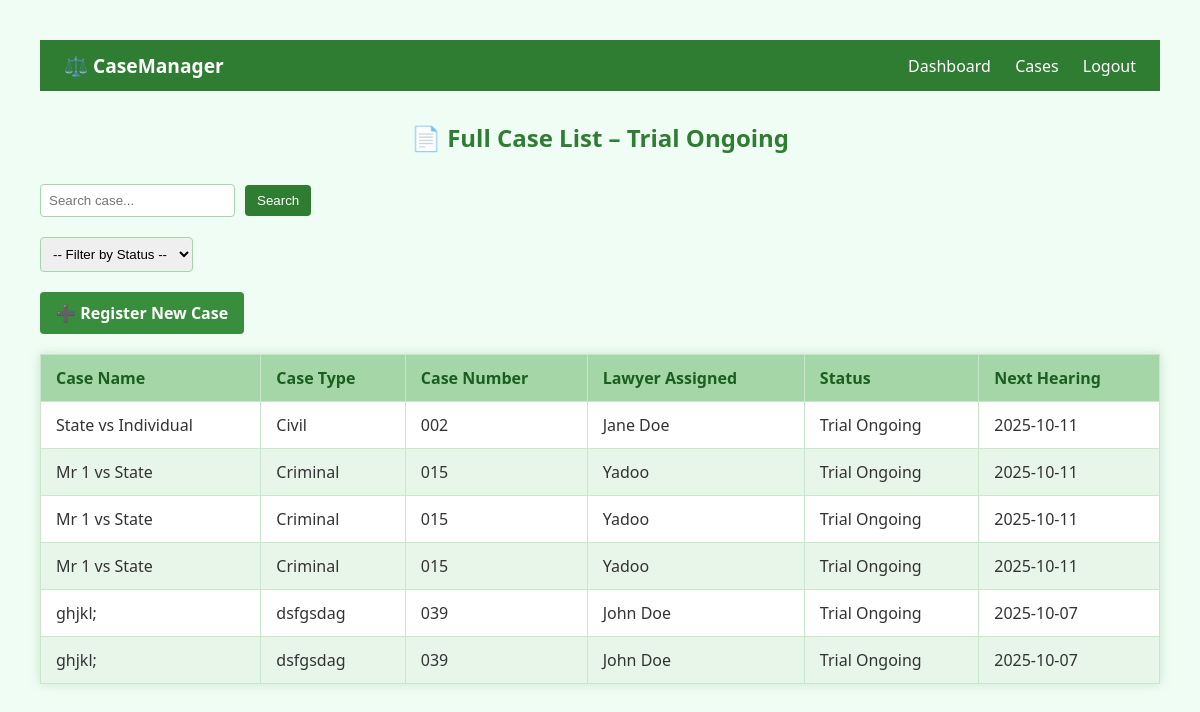
Page /cases/status/Trial Ongoing (signed in) on the committed database.
### tables this page shows
CREATE TABLE cases (
    id INTEGER PRIMARY KEY AUTOINCREMENT,
    case_name TEXT NOT NULL,
    case_type TEXT NOT NULL,
    case_number TEXT,
    lawyer_assigned TEXT,
    status TEXT,
    next_hearing DATE,
    date_opened TEXT,
    date_closed TEXT
, court TEXT, presiding_judge TEXT, case_summary TEXT);

### app.py (the view)
@app.route('/cases/status/<status>')
def filter_by_status(status):
    if 'user' in session:
        conn = get_db_connection()
        cases = conn.execute(
            "SELECT * FROM cases WHERE status LIKE ?",
            (f"%{status}%",)
        ).fetchall()
        conn.close()
        return render_template('case_list.html', cases=cases, filter=status)
    else:
        return redirect(url_for('login'))

### app.py (called while the page is built)
def get_db_connection():
    conn = sqlite3.connect('case_management.db')
    conn.row_factory = sqlite3.Row
    return conn

### templates/case_list.html (shortened to what this page needs)
<!DOCTYPE html>
<html>
<head>
</head>
<nav class="navbar">
    <div class="nav-left">
        <span class="logo">⚖️ CaseManager</span>
    </div>
    <div class="nav-right">
        <a href="{{ url_for('dashboard') }}">Dashboard</a>
        <a href="{{ url_for('case_list') }}">Cases</a>
        {% if session.get('user') %}
            <a href="{{ url_for('logout') }}">Logout</a>
        {% endif %}
    </div>
</nav>
<body>
     <h2>📄 Full Case List{% if filter %} – {{ filter }}{% endif %}</h2>
    <form method="GET" action="{{ url_for('search_case') }}">
        <input type="text" name="query" placeholder="Search case..." required>
        <button type="submit">Search</button>
    </form>
    <form method="GET" action="{{ url_for('filter_by_status', status='Pending') }}">
     <form method="GET">
        <select name="status" onchange="this.form.action='{{ url_for('filter_by_status', status='') }}' + encodeURIComponent(this.value); this.form.submit();">
            <option value="">-- Filter by Status --</option>
        </select>
    </form>
<a href="{{ url_for('register') }}" class="register-button">➕ Register New Case</a>
    <table class="case-table">
        <thead>
            <tr>
                <th>Case Name</th>
                <th>Case Type</th>
                <th>Case Number</th>
                <th>Lawyer Assigned</th>
                <th>Status</th>
                <th>Next Hearing</th>
            </tr>
        </thead>
        <tbody>
            {% if cases %}
                {% for case in cases %}
                <tr onclick="window.location='{{ url_for('movement_history', case_number=case.case_number) }}';">
                    <td>{{ case.case_name }}</td>
                    <td>{{ case.case_type }}</td>
                    <td>{{ case.case_number }}</td>
                    <td>{{ case.lawyer_assigned }}</td>
                    <td>{{ case.status }}</td>
                    <td>{{ case.next_hearing }}</td>
                </tr>
                {% endfor %}
            {% else %}
                <tr>
                    <td colspan="6" style="text-align:center; color:#888;">No cases found for this filter.</td>
                </tr>
            {% endif %}
        </tbody>
    </table>
</body>
</html>

### templates/case_list.html (style rules this page uses)
body { font-family: 'Segoe UI', sans-serif; background-color: #f0fdf4; color: #333; margin: 40px; }
h2 { text-align: center; color: #2e7d32; margin-bottom: 30px; }
form { margin-bottom: 20px; display: flex; gap: 10px; align-items: center; }
input[type="text"], select { padding: 8px; border: 1px solid #a5d6a7; border-radius: 4px; }
button { padding: 8px 12px; background-color: #2e7d32; color: white; border: none; border-radius: 4px; cursor: pointer; }
.register-button { display: inline-block; margin-bottom: 20px; padding: 10px 16px; background-color: #388e3c; color: white; text-decoration: none; border-radius: 4px; font-weight: bold; transition: background-color 0.3s ease; }
.navbar { display: flex; justify-content: space-between; align-items: center; background-color: #2e7d32; padding: 12px 24px; color: white; font-family: 'Segoe UI', sans-serif; margin-bottom: 30px; }
.nav-left .logo { font-size: 1.2em; font-weight: bold; }
.nav-right a { color: white; text-decoration: none; margin-left: 20px; font-weight: 500; transition: color 0.3s ease; }
.case-table { width: 100%; border-collapse: collapse; box-shadow: 0 0 10px rgba(46, 125, 50, 0.2); background-color: #ffffff; }
.case-table th, .case-table td { padding: 12px 15px; border: 1px solid #c8e6c9; text-align: left; }
.case-table th { background-color: #a5d6a7; color: #1b5e20; font-weight: bold; }
.case-table tr:nth-child(even) { background-color: #e8f5e9; }

### rows in the picture
cases: case_name "State vs Individual", case_type "Civil", case_number "002", lawyer_assigned "Jane Doe", status "Trial Ongoing", next_hearing "2025-10-11"
cases: case_name "Mr 1 vs State", case_type "Criminal", case_number "015", lawyer_assigned "Yadoo", status "Trial Ongoing", next_hearing "2025-10-11"
cases: case_name "Mr 1 vs State", case_type "Criminal", case_number "015", lawyer_assigned "Yadoo", status "Trial Ongoing", next_hearing "2025-10-11"
cases: case_name "Mr 1 vs State", case_type "Criminal", case_number "015", lawyer_assigned "Yadoo", status "Trial Ongoing", next_hearing "2025-10-11"
cases: case_name "ghjkl;", case_type "dsfgsdag", case_number "039", lawyer_assigned "John Doe", status "Trial Ongoing", next_hearing "2025-10-07"
cases: case_name "ghjkl;", case_type "dsfgsdag", case_number "039", lawyer_assigned "John Doe", status "Trial Ongoing", next_hearing "2025-10-07"

### other values in the picture
{{ filter }} "Trial Ongoing"
